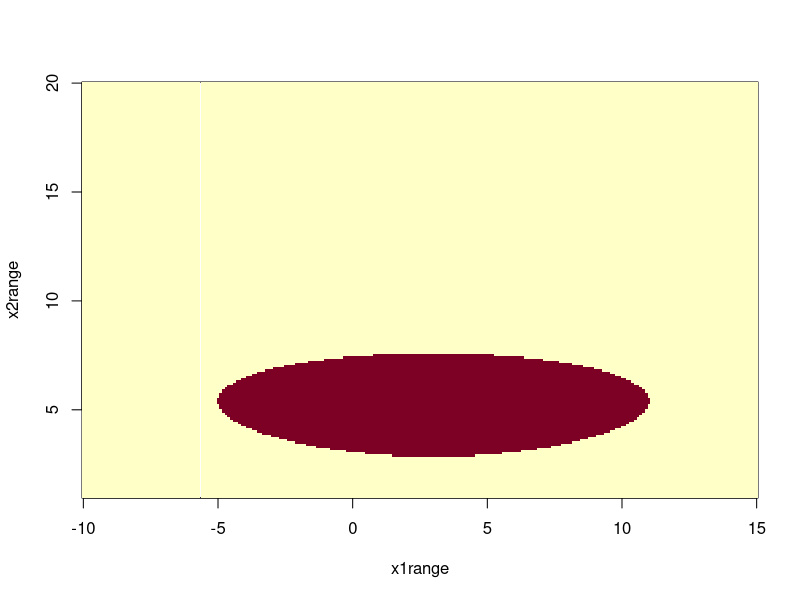
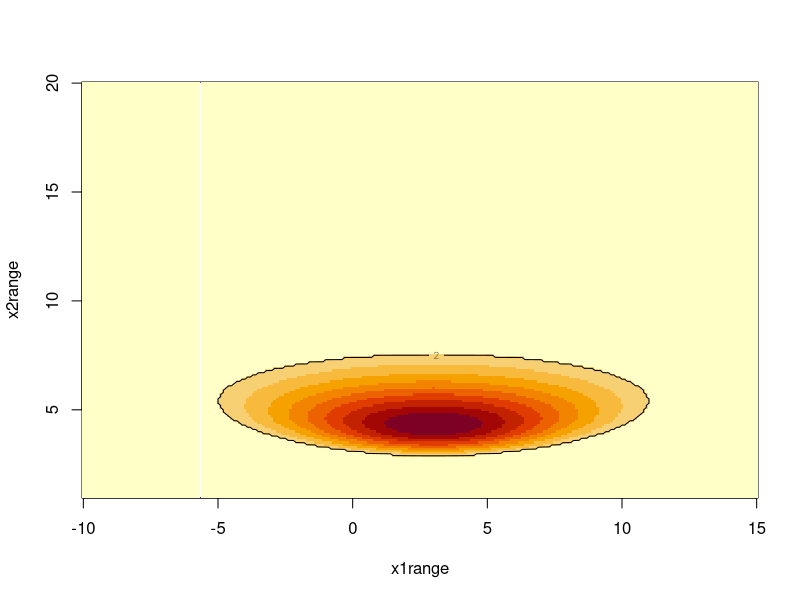

These figures' R source, in order:
myfun <- function(x1, x2 = 4){
  10^6 * x2^-6 * exp(-1/(2*x2^2) * (120 - 6*x1 + x1^2))
}

ind_myfun <- function(x1, x2){
  as.numeric(myfun(x1, x2) >= 2)
}

dx <- 0.1
x1range <- seq(-10, 15, dx)
x2range <- seq(1, 20, dx)


## i)

val <- outer(x1range, x2range, FUN = ind_myfun)
image(x = x1range, y = x2range, z = val)

## calculate integral
sum(val) * dx * dx

## ii)

val <- outer(x1range, x2range, FUN = myfun)
val[val < 2] <- 0
image(x = x1range, y = x2range, z = val)
contour(x = x1range, y = x2range, z = val, levels = 2, add = T)

## calculate integral
sum(val) * dx * dx
